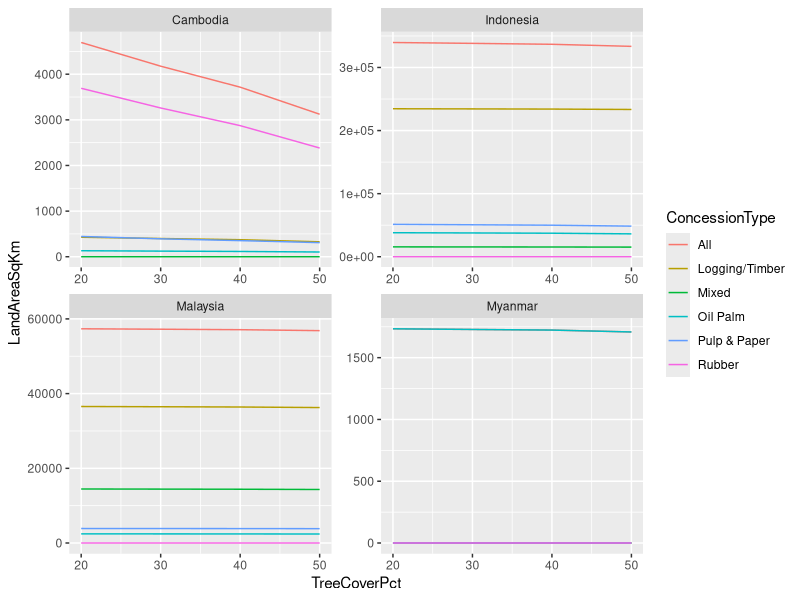

This figure's R source:
# This script generates plots of the results of Southeast Asia's Great Forest
# Transition study, which estimates the area, total carbon, avoided emissions
# of undeveloped or unconverted forests within concessions (logging/timber, oil
# palm, pulp & paper, rubber, mixed) in Southeast Asian countries.
# 
# 
# Script by:      Jose Don T. De Alban
# Date created:   26 May 2022
# Date modified:     


# Load Libraries -------------------------
library(tidyverse)

# Set Working Directories ----------------
DirMAIN  <- "/Users/dondealban/Dropbox/Research/se-asia-gft/"

# Read Data Files ------------------------
setwd(DirMAIN)
csvAREA <- read.csv(file="SEAsia GFT_Results_Area.csv", header=TRUE, sep=",")
csvCARB <- read.csv(file="SEAsia GFT_Results_Total Carbon.csv", header=TRUE, sep=",")

dfAREA <- csvAREA
dfCARB <- csvCARB

# Generate Plots -------------------------

# Land area of ndeveloped forests within concessions
pAREA <- ggplot() + geom_line(data=dfAREA, aes(x=TreeCoverPct, y=LandAreaSqKm, colour=ConcessionType))
pAREA <- pAREA + facet_wrap(~ Country, scales="free")
